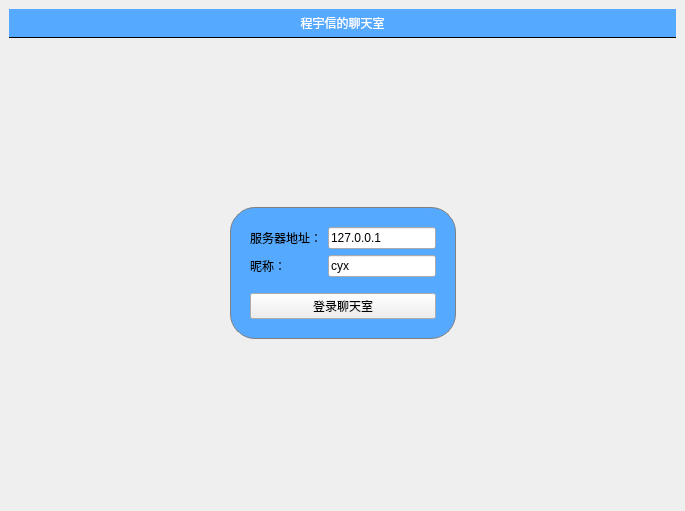
<?xml version="1.0" encoding="UTF-8"?>
<ui version="4.0">
 <class>MainWindow</class>
 <widget class="QMainWindow" name="MainWindow">
  <property name="geometry">
   <rect>
    <x>0</x>
    <y>0</y>
    <width>685</width>
    <height>511</height>
   </rect>
  </property>
  <property name="windowTitle">
   <string>聊天室</string>
  </property>
  <widget class="QWidget" name="centralwidget">
   <layout class="QVBoxLayout" name="verticalLayout">
    <item>
     <widget class="QLabel" name="titleLabel">
      <property name="styleSheet">
       <string notr="true">#titleLabel{
background:white;
border:none;
border-bottom:1px solid black;
padding:5px;
font:24pt&quot;黑体&quot;;
color:rgb(255,255,255);
background-color: rgb(85, 170, 255);
}</string>
      </property>
      <property name="text">
       <string>程宇信的聊天室</string>
      </property>
      <property name="alignment">
       <set>Qt::AlignmentFlag::AlignCenter</set>
      </property>
     </widget>
    </item>
    <item>
     <widget class="QStackedWidget" name="stackedWidget">
      <property name="styleSheet">
       <string notr="true">#titleLabel{
background:white;
font-size:20px;
}

#mainFrame{
border:none;
background:white;
}

#loginFrame{

background-color: rgb(85, 170, 255);
border:1px solid gray;
padding:10px;
border-radius:25px;
}</string>
      </property>
      <property name="currentIndex">
       <number>1</number>
      </property>
      <widget class="QWidget" name="chatPage">
       <layout class="QVBoxLayout" name="verticalLayout_3">
        <item>
         <layout class="QHBoxLayout" name="horizontalLayout">
          <item>
           <widget class="QTextEdit" name="roomTextEdit"/>
          </item>
          <item>
           <widget class="QListWidget" name="userListWidget">
            <property name="maximumSize">
             <size>
              <width>120</width>
              <height>16777215</height>
             </size>
            </property>
           </widget>
          </item>
         </layout>
        </item>
        <item>
         <layout class="QHBoxLayout" name="horizontalLayout_2">
          <item>
           <widget class="QLineEdit" name="sendLineEdit"/>
          </item>
          <item>
           <widget class="QPushButton" name="sayBt">
            <property name="text">
             <string>发送</string>
            </property>
           </widget>
          </item>
          <item>
           <widget class="QPushButton" name="logoutBt">
            <property name="text">
             <string>退出</string>
            </property>
           </widget>
          </item>
         </layout>
        </item>
       </layout>
      </widget>
      <widget class="QWidget" name="loginPage">
       <layout class="QGridLayout" name="gridLayout_3">
        <item row="0" column="1">
         <spacer name="verticalSpacer_2">
          <property name="orientation">
           <enum>Qt::Orientation::Vertical</enum>
          </property>
          <property name="sizeHint" stdset="0">
           <size>
            <width>20</width>
            <height>132</height>
           </size>
          </property>
         </spacer>
        </item>
        <item row="1" column="0">
         <spacer name="horizontalSpacer">
          <property name="orientation">
           <enum>Qt::Orientation::Horizontal</enum>
          </property>
          <property name="sizeHint" stdset="0">
           <size>
            <width>156</width>
            <height>20</height>
           </size>
          </property>
         </spacer>
        </item>
        <item row="1" column="1">
         <widget class="QFrame" name="loginFrame">
          <property name="frameShape">
           <enum>QFrame::Shape::StyledPanel</enum>
          </property>
          <property name="frameShadow">
           <enum>QFrame::Shadow::Raised</enum>
          </property>
          <layout class="QVBoxLayout" name="verticalLayout_2">
           <item>
            <layout class="QGridLayout" name="gridLayout">
             <item row="0" column="0">
              <widget class="QLabel" name="label_2">
               <property name="text">
                <string>服务器地址：</string>
               </property>
              </widget>
             </item>
             <item row="0" column="1">
              <widget class="QLineEdit" name="serverEdit">
               <property name="text">
                <string>127.0.0.1</string>
               </property>
              </widget>
             </item>
             <item row="1" column="0">
              <widget class="QLabel" name="label_3">
               <property name="text">
                <string>昵称：</string>
               </property>
              </widget>
             </item>
             <item row="1" column="1">
              <widget class="QLineEdit" name="usernameEdit">
               <property name="text">
                <string>cyx</string>
               </property>
              </widget>
             </item>
            </layout>
           </item>
           <item>
            <spacer name="verticalSpacer">
             <property name="orientation">
              <enum>Qt::Orientation::Vertical</enum>
             </property>
             <property name="sizeType">
              <enum>QSizePolicy::Policy::Fixed</enum>
             </property>
             <property name="sizeHint" stdset="0">
              <size>
               <width>20</width>
               <height>10</height>
              </size>
             </property>
            </spacer>
           </item>
           <item>
            <widget class="QPushButton" name="LoginBt">
             <property name="text">
              <string>登录聊天室</string>
             </property>
            </widget>
           </item>
          </layout>
         </widget>
        </item>
        <item row="1" column="2">
         <spacer name="horizontalSpacer_2">
          <property name="orientation">
           <enum>Qt::Orientation::Horizontal</enum>
          </property>
          <property name="sizeHint" stdset="0">
           <size>
            <width>155</width>
            <height>20</height>
           </size>
          </property>
         </spacer>
        </item>
        <item row="2" column="1">
         <spacer name="verticalSpacer_3">
          <property name="orientation">
           <enum>Qt::Orientation::Vertical</enum>
          </property>
          <property name="sizeHint" stdset="0">
           <size>
            <width>20</width>
            <height>131</height>
           </size>
          </property>
         </spacer>
        </item>
       </layout>
      </widget>
     </widget>
    </item>
   </layout>
  </widget>
 </widget>
 <resources/>
 <connections/>
</ui>
